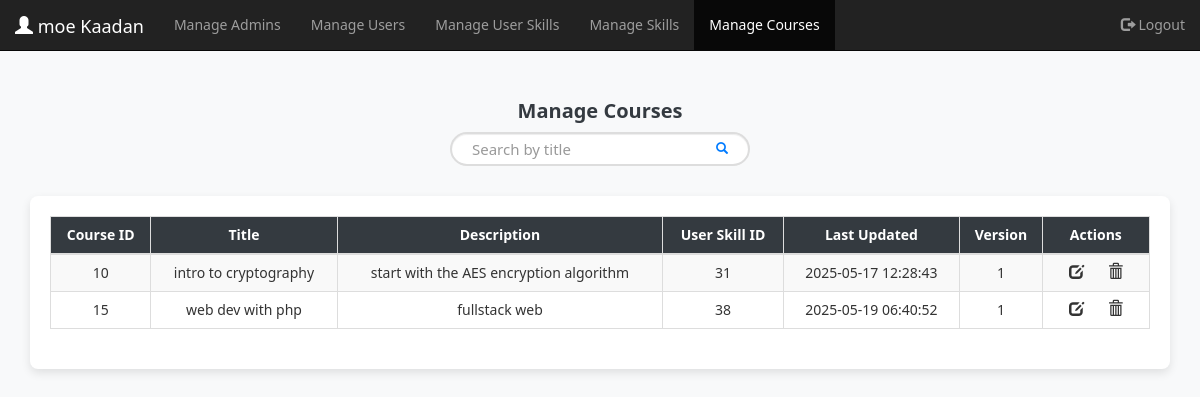
Screenshot of /Admin/managecourse.php (signed in) with the database file from the repository.
### tables this page shows
CREATE TABLE `course` (
  `c_id` int(11) NOT NULL,
  `title` varchar(100) DEFAULT NULL,
  `description` text DEFAULT NULL,
  `user_skill_id` int(11) DEFAULT NULL,
  `last_updated` timestamp NOT NULL DEFAULT current_timestamp() ON UPDATE current_timestamp(),
  `version` int(11) DEFAULT 1
);

### Admin/managecourse.php (the view, shortened to what this page needs)
<?php
include '../connection.php';
$adminName = $_SESSION['admin_name'];
$searchQuery = '';
$stmt = $conn->prepare("SELECT * FROM course WHERE title LIKE :searchQuery");
$stmt->execute(['searchQuery' => '%' . $searchQuery . '%']);
$courses = $stmt->fetchAll(PDO::FETCH_ASSOC);
?>
<!DOCTYPE html>
<html lang="en">
<head>
    <link rel="stylesheet" href="https://maxcdn.bootstrapcdn.com/bootstrap/3.4.1/css/bootstrap.min.css">
</head>
<body>
<nav class="navbar navbar-inverse navbar-fixed-top">
    <div class="container-fluid">
        <div class="navbar-header">
            <a class="navbar-brand" href="panel.php"><span class="glyphicon glyphicon-user"></span> <?= htmlspecialchars($adminName) ?></a>
        </div>
        <div class="collapse navbar-collapse">
            <ul class="nav navbar-nav">
                <li><a href="adminmanagement.php">Manage Admins</a></li>
                <li><a href="manageuser.php">Manage Users</a></li>
                <li><a href="manageuser_skill.php">Manage User Skills</a></li>
                <li><a href="manageskills.php">Manage Skills</a></li>
                <li class="active"><a href="managecourse.php">Manage Courses</a></li>
            </ul>
            <ul class="nav navbar-nav navbar-right">
                <li><a href="adminlogout.php"><span class="glyphicon glyphicon-log-out"></span> Logout</a></li>
            </ul>
        </div>
    </div>
</nav>
<div class="container">
    <h2>Manage Courses</h2>
    <div class="search-bar-container">
        <form method="GET" action="managecourse.php" class="search-bar">
            <input type="text" name="search" class="form-control" placeholder="Search by title" value="<?= htmlspecialchars($searchQuery) ?>">
            <button type="submit" class="btn"><span class="glyphicon glyphicon-search"></span></button>
        </form>
    </div>
    <div class="table-container">
        <div class="table-responsive">
            <table class="table table-bordered table-striped">
                <thead>
                <tr>
                    <th>Course ID</th>
                    <th>Title</th>
                    <th>Description</th>
                    <th>User Skill ID</th>
                    <th>Last Updated</th>
                    <th>Version</th>
                    <th>Actions</th>
                </tr>
                </thead>
                <tbody>
                <?php foreach ($courses as $course): ?>
                    <tr>
                        <td><?= htmlspecialchars($course['c_id']) ?></td>
                        <td><?= htmlspecialchars($course['title']) ?></td>
                        <td><?= htmlspecialchars($course['description']) ?></td>
                        <td><?= htmlspecialchars($course['user_skill_id']) ?></td>
                        <td><?= htmlspecialchars($course['last_updated']) ?></td>
                        <td><?= htmlspecialchars($course['version']) ?></td>
                        <td class="action-icons">
                            <i class="glyphicon glyphicon-edit" title="Update" onclick="window.location.href='updatecourse.php?id=<?= $course['c_id'] ?>'"></i>
                            <i class="glyphicon glyphicon-trash" title="Delete" onclick="window.location.href='deletecourse.php?id=<?= $course['c_id'] ?>'"></i>
                        </td>
                    </tr>
                <?php endforeach; ?>
                </tbody>
            </table>
        </div>
    </div>
</div>
</body>
</html>

### Admin/managecourse.php (style rules this page uses)
body { padding-top: 70px; background-color: #f8f9fa; font-family: 'Segoe UI', sans-serif; }
.table-container { margin-top: 30px; padding: 20px; background-color: #ffffff; border-radius: 8px; box-shadow: 0 4px 10px rgba(0, 0, 0, 0.1); }
.table th, .table td { text-align: center; vertical-align: middle; }
.table th { background-color: #343a40; color: #fff; }
.action-icons i { font-size: 1.5rem; margin: 0 10px; cursor: pointer; transition: color 0.3s ease-in-out; }
h2 { font-size: 2rem; font-weight: bold; color: #343a40; text-align: center; margin-top: 30px; }
.search-bar-container { text-align: center; margin-bottom: 30px; }
.search-bar { position: relative; width: 100%; max-width: 300px; margin: 0 auto; }
.search-bar input { width: 100%; padding: 12px 20px; font-size: 15px; border: 2px solid #ddd; border-radius: 30px; outline: none; transition: all 0.3s ease-in-out; }
.search-bar button { position: absolute; top: 50%; right: 10px; transform: translateY(-50%); background-color: transparent; border: none; color: #007bff; font-size: 1.2rem; cursor: pointer; transition: color 0.3s ease; }

### rows the page displays
course: c_id "10", title "intro to cryptography", description "start with the AES encryption algorithm", user_skill "31", last_updated "2025-05-17 12:28:43", version "1"
course: c_id "15", title "web dev with php", description "fullstack web", user_skill "38", last_updated "2025-05-19 06:40:52", version "1"

### other values shown
$adminName "moe Kaadan"
